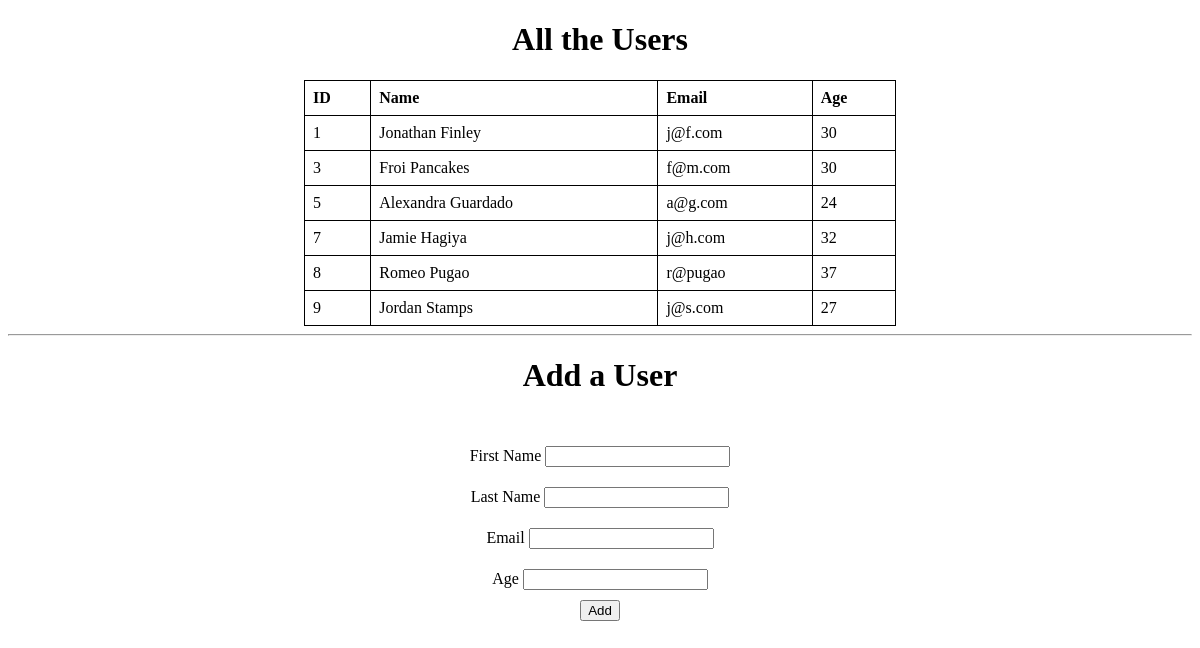
The page / on the database its author committed.
### Shell_App/models.py (models this page shows)
class User(models.Model):
    first_name = models.CharField(max_length=255)
    last_name = models.CharField(max_length=255)
    email_address = models.EmailField(max_length=255)
    age = models.IntegerField()
    created_at = models.DateTimeField(auto_now_add=True)
    updated_at = models.DateTimeField(auto_now=True)

### Shell_App/views.py (the view)
# urls.py: path('', views.index),
def index(request):
    context = {
        'all_users': User.objects.all()
    }
    return render(request, 'index.html', context)

### Shell_App/templates/index.html (shortened to what this page needs)
<!DOCTYPE html>
<html lang="en">
<head>
</head>
<body>
    <h1>All the Users</h1>
    <table>
        <thead>
            <tr>
                <th>ID</th>
                <th>Name</th>
                <th>Email</th>
                <th>Age</th>
            </tr>
        </thead>
        <tbody>
            {% for user in all_users %}
            <tr>
                <td>{{ user.id }}</td>
                <td>{{ user.first_name }} {{ user.last_name }}</td>
                <td>{{ user.email_address }}</td>
                <td>{{ user.age }}</td>
            </tr>
            {% endfor %}
        </tbody>
    </table>
    <hr>
    <h1>Add a User</h1>
    <div id="form">
        <form action="/create" method="POST">
            <div>
                <label>First Name</label>
                <input type="text" name="first_name">
            </div>
            <div>
                <label>Last Name</label>
                <input type="text" name="last_name">
            </div>
            <div>
                <label>Email</label>
                <input type="email" name="email_address">
            </div>
            <div>
                <label>Age</label>
                <input type="number" name="age">
            </div>
            <button>Add</button>
        </form>
    </div>
</body>
</html>

### Shell_App/templates/index.html (style rules this page uses)
h1 { text-align: center; }
table { width: 50%; border-collapse: collapse; margin-left: auto; margin-right: auto; }
td, th { border: 1px solid black; text-align: left; padding: 8px; }
#form { display: block; text-align: center; }
form { padding: 10px; }
div { padding: 10px; }

### rows shown on the page
User: id "1", first_name "Jonathan", last_name "Finley", email_address "j@f.com", age "30"
User: id "3", first_name "Froi", last_name "Pancakes", email_address "f@m.com", age "30"
User: id "5", first_name "Alexandra", last_name "Guardado", email_address "a@g.com", age "24"
User: id "7", first_name "Jamie", last_name "Hagiya", email_address "j@h.com", age "32"
User: id "8", first_name "Romeo", last_name "Pugao", email_address "r@pugao", age "37"
User: id "9", first_name "Jordan", last_name "Stamps", email_address "j@s.com", age "27"
